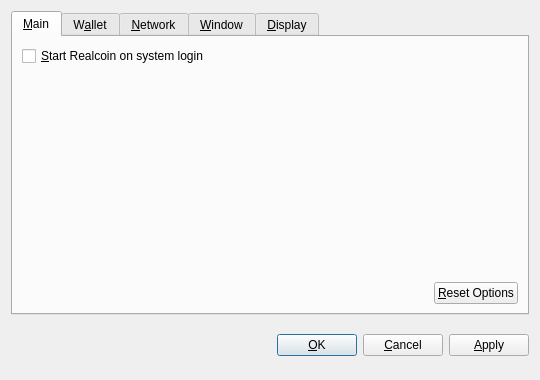
<?xml version="1.0" encoding="UTF-8"?>
<ui version="4.0">
 <class>OptionsDialog</class>
 <widget class="QDialog" name="OptionsDialog">
  <property name="geometry">
   <rect>
    <x>0</x>
    <y>0</y>
    <width>540</width>
    <height>380</height>
   </rect>
  </property>
  <property name="windowTitle">
   <string>Options</string>
  </property>
  <property name="modal">
   <bool>true</bool>
  </property>
  <layout class="QVBoxLayout" name="verticalLayout">
   <item>
    <widget class="QTabWidget" name="tabWidget">
     <property name="tabPosition">
      <enum>QTabWidget::North</enum>
     </property>
     <property name="currentIndex">
      <number>0</number>
     </property>
     <widget class="QWidget" name="tabMain">
      <attribute name="title">
       <string>&amp;Main</string>
      </attribute>
      <layout class="QVBoxLayout" name="verticalLayout_Main">
       <item>
        <widget class="QCheckBox" name="bitcoinAtStartup">
         <property name="toolTip">
          <string>Automatically start Realcoin after logging in to the system.</string>
         </property>
         <property name="text">
          <string>&amp;Start Realcoin on system login</string>
         </property>
        </widget>
       </item>
       <item>
        <spacer name="verticalSpacer_Main">
         <property name="orientation">
          <enum>Qt::Vertical</enum>
         </property>
         <property name="sizeHint" stdset="0">
          <size>
           <width>20</width>
           <height>40</height>
          </size>
         </property>
        </spacer>
       </item>
       <item>
        <layout class="QHBoxLayout" name="horizontalLayout_2_Main">
         <item>
          <spacer name="horizontalSpacer_2_Main">
           <property name="orientation">
            <enum>Qt::Horizontal</enum>
           </property>
           <property name="sizeHint" stdset="0">
            <size>
             <width>40</width>
             <height>20</height>
            </size>
           </property>
          </spacer>
         </item>
         <item>
          <widget class="QPushButton" name="resetButton">
           <property name="toolTip">
            <string>Reset all client options to default.</string>
           </property>
           <property name="text">
            <string>&amp;Reset Options</string>
           </property>
           <property name="autoDefault">
            <bool>false</bool>
           </property>
          </widget>
         </item>
        </layout>
       </item>
      </layout>
     </widget>
     <widget class="QWidget" name="tabWallet">
      <attribute name="title">
       <string>W&amp;allet</string>
      </attribute>
      <layout class="QVBoxLayout" name="verticalLayout_Network">
       <item>
        <widget class="QLabel" name="transactionFeeInfoLabel">
         <property name="text">
          <string>Optional transaction fee per kB that helps make sure your transactions are processed quickly. Most transactions are 1 kB.</string>
         </property>
         <property name="textFormat">
          <enum>Qt::PlainText</enum>
         </property>
         <property name="wordWrap">
          <bool>true</bool>
         </property>
        </widget>
       </item>
       <item>
        <layout class="QHBoxLayout" name="horizontalLayout_1_Main">
         <item>
          <widget class="QLabel" name="transactionFeeLabel">
           <property name="text">
            <string>Pay transaction &amp;fee</string>
           </property>
           <property name="textFormat">
            <enum>Qt::PlainText</enum>
           </property>
           <property name="buddy">
            <cstring>transactionFee</cstring>
           </property>
          </widget>
         </item>
         <item>
          <widget class="BitcoinAmountField" name="transactionFee"/>
         </item>
         <item>
          <spacer name="horizontalSpacer_1_Main">
           <property name="orientation">
            <enum>Qt::Horizontal</enum>
           </property>
           <property name="sizeHint" stdset="0">
            <size>
             <width>40</width>
             <height>20</height>
            </size>
           </property>
          </spacer>
         </item>
        </layout>
       </item>
       <item>
        <widget class="QLabel" name="label">
         <property name="text">
          <string>If you disable the spending of unconfirmed change, the change from a transaction cannot be used until that transaction has at least one confirmation. This also affects how your balance is computed.</string>
         </property>
         <property name="wordWrap">
          <bool>true</bool>
         </property>
        </widget>
       </item>
       <item>
        <widget class="QCheckBox" name="spendZeroConfChange">
         <property name="text">
          <string>Spend unconfirmed change  (experts only)</string>
         </property>
        </widget>
       </item>
       <item>
        <spacer name="verticalSpacer">
         <property name="orientation">
          <enum>Qt::Vertical</enum>
         </property>
         <property name="sizeHint" stdset="0">
          <size>
           <width>20</width>
           <height>40</height>
          </size>
         </property>
        </spacer>
       </item>
      </layout>
     </widget>
     <widget class="QWidget" name="tabNetwork">
      <attribute name="title">
       <string>&amp;Network</string>
      </attribute>
      <layout class="QVBoxLayout" name="verticalLayout_Network">
       <item>
        <widget class="QCheckBox" name="mapPortUpnp">
         <property name="toolTip">
          <string>Automatically open the Realcoin client port on the router. This only works when your router supports UPnP and it is enabled.</string>
         </property>
         <property name="text">
          <string>Map port using &amp;UPnP</string>
         </property>
        </widget>
       </item>
       <item>
        <widget class="QCheckBox" name="connectSocks">
         <property name="toolTip">
          <string>Connect to the Realcoin network through a SOCKS proxy (e.g. when connecting through Tor).</string>
         </property>
         <property name="text">
          <string>&amp;Connect through SOCKS proxy:</string>
         </property>
        </widget>
       </item>
       <item>
        <layout class="QHBoxLayout" name="horizontalLayout_Network">
         <item>
          <widget class="QLabel" name="proxyIpLabel">
           <property name="text">
            <string>Proxy &amp;IP:</string>
           </property>
           <property name="textFormat">
            <enum>Qt::PlainText</enum>
           </property>
           <property name="buddy">
            <cstring>proxyIp</cstring>
           </property>
          </widget>
         </item>
         <item>
          <widget class="QValidatedLineEdit" name="proxyIp">
           <property name="maximumSize">
            <size>
             <width>140</width>
             <height>16777215</height>
            </size>
           </property>
           <property name="toolTip">
            <string>IP address of the proxy (e.g. 127.0.0.1)</string>
           </property>
          </widget>
         </item>
         <item>
          <widget class="QLabel" name="proxyPortLabel">
           <property name="text">
            <string>&amp;Port:</string>
           </property>
           <property name="textFormat">
            <enum>Qt::PlainText</enum>
           </property>
           <property name="buddy">
            <cstring>proxyPort</cstring>
           </property>
          </widget>
         </item>
         <item>
          <widget class="QLineEdit" name="proxyPort">
           <property name="maximumSize">
            <size>
             <width>55</width>
             <height>16777215</height>
            </size>
           </property>
           <property name="toolTip">
            <string>Port of the proxy (e.g. 9050)</string>
           </property>
          </widget>
         </item>
         <item>
          <widget class="QLabel" name="socksVersionLabel">
           <property name="text">
            <string>SOCKS &amp;Version:</string>
           </property>
           <property name="textFormat">
            <enum>Qt::PlainText</enum>
           </property>
           <property name="buddy">
            <cstring>socksVersion</cstring>
           </property>
          </widget>
         </item>
         <item>
          <widget class="QValueComboBox" name="socksVersion">
           <property name="toolTip">
            <string>SOCKS version of the proxy (e.g. 5)</string>
           </property>
          </widget>
         </item>
         <item>
          <spacer name="horizontalSpacer_Network">
           <property name="orientation">
            <enum>Qt::Horizontal</enum>
           </property>
           <property name="sizeHint" stdset="0">
            <size>
             <width>40</width>
             <height>20</height>
            </size>
           </property>
          </spacer>
         </item>
        </layout>
       </item>
       <item>
        <spacer name="verticalSpacer_Network">
         <property name="orientation">
          <enum>Qt::Vertical</enum>
         </property>
         <property name="sizeHint" stdset="0">
          <size>
           <width>20</width>
           <height>40</height>
          </size>
         </property>
        </spacer>
       </item>
      </layout>
     </widget>
     <widget class="QWidget" name="tabWindow">
      <attribute name="title">
       <string>&amp;Window</string>
      </attribute>
      <layout class="QVBoxLayout" name="verticalLayout_Window">
       <item>
        <widget class="QCheckBox" name="minimizeToTray">
         <property name="toolTip">
          <string>Show only a tray icon after minimizing the window.</string>
         </property>
         <property name="text">
          <string>&amp;Minimize to the tray instead of the taskbar</string>
         </property>
        </widget>
       </item>
       <item>
        <widget class="QCheckBox" name="minimizeOnClose">
         <property name="toolTip">
          <string>Minimize instead of exit the application when the window is closed. When this option is enabled, the application will be closed only after selecting Quit in the menu.</string>
         </property>
         <property name="text">
          <string>M&amp;inimize on close</string>
         </property>
        </widget>
       </item>
       <item>
        <spacer name="verticalSpacer_Window">
         <property name="orientation">
          <enum>Qt::Vertical</enum>
         </property>
         <property name="sizeHint" stdset="0">
          <size>
           <width>20</width>
           <height>40</height>
          </size>
         </property>
        </spacer>
       </item>
      </layout>
     </widget>
     <widget class="QWidget" name="tabDisplay">
      <attribute name="title">
       <string>&amp;Display</string>
      </attribute>
      <layout class="QVBoxLayout" name="verticalLayout_Display">
       <item>
        <layout class="QHBoxLayout" name="horizontalLayout_1_Display">
         <item>
          <widget class="QLabel" name="langLabel">
           <property name="text">
            <string>User Interface &amp;language:</string>
           </property>
           <property name="textFormat">
            <enum>Qt::PlainText</enum>
           </property>
           <property name="buddy">
            <cstring>lang</cstring>
           </property>
          </widget>
         </item>
         <item>
          <widget class="QValueComboBox" name="lang">
           <property name="toolTip">
            <string>The user interface language can be set here. This setting will take effect after restarting Realcoin.</string>
           </property>
          </widget>
         </item>
        </layout>
       </item>
       <item>
        <layout class="QHBoxLayout" name="horizontalLayout_2_Display">
         <item>
          <widget class="QLabel" name="unitLabel">
           <property name="text">
            <string>&amp;Unit to show amounts in:</string>
           </property>
           <property name="textFormat">
            <enum>Qt::PlainText</enum>
           </property>
           <property name="buddy">
            <cstring>unit</cstring>
           </property>
          </widget>
         </item>
         <item>
          <widget class="QValueComboBox" name="unit">
           <property name="toolTip">
            <string>Choose the default subdivision unit to show in the interface and when sending coins.</string>
           </property>
          </widget>
         </item>
        </layout>
       </item>
       <item>
        <widget class="QCheckBox" name="displayAddresses">
         <property name="toolTip">
          <string>Whether to show Realcoin addresses in the transaction list or not.</string>
         </property>
         <property name="text">
          <string>&amp;Display addresses in transaction list</string>
         </property>
        </widget>
       </item>
       <item>
        <widget class="QCheckBox" name="coinControlFeatures">
         <property name="toolTip">
          <string>Whether to show coin control features or not.</string>
         </property>
         <property name="text">
          <string>Display coin &amp;control features (experts only!)</string>
         </property>
        </widget>
       </item>
       <item>
        <spacer name="verticalSpacer_Display">
         <property name="orientation">
          <enum>Qt::Vertical</enum>
         </property>
         <property name="sizeHint" stdset="0">
          <size>
           <width>20</width>
           <height>40</height>
          </size>
         </property>
        </spacer>
       </item>
      </layout>
     </widget>
    </widget>
   </item>
   <item>
    <layout class="QHBoxLayout" name="horizontalLayout_Buttons">
     <item>
      <spacer name="horizontalSpacer_1">
       <property name="orientation">
        <enum>Qt::Horizontal</enum>
       </property>
       <property name="sizeHint" stdset="0">
        <size>
         <width>40</width>
         <height>48</height>
        </size>
       </property>
      </spacer>
     </item>
     <item>
      <widget class="QLabel" name="statusLabel">
       <property name="font">
        <font>
         <weight>75</weight>
         <bold>true</bold>
        </font>
       </property>
       <property name="text">
        <string/>
       </property>
       <property name="textFormat">
        <enum>Qt::PlainText</enum>
       </property>
       <property name="wordWrap">
        <bool>true</bool>
       </property>
      </widget>
     </item>
     <item>
      <spacer name="horizontalSpacer_2">
       <property name="orientation">
        <enum>Qt::Horizontal</enum>
       </property>
       <property name="sizeHint" stdset="0">
        <size>
         <width>40</width>
         <height>48</height>
        </size>
       </property>
      </spacer>
     </item>
     <item>
      <widget class="QPushButton" name="okButton">
       <property name="text">
        <string>&amp;OK</string>
       </property>
      </widget>
     </item>
     <item>
      <widget class="QPushButton" name="cancelButton">
       <property name="text">
        <string>&amp;Cancel</string>
       </property>
       <property name="autoDefault">
        <bool>false</bool>
       </property>
      </widget>
     </item>
     <item>
      <widget class="QPushButton" name="applyButton">
       <property name="text">
        <string>&amp;Apply</string>
       </property>
       <property name="autoDefault">
        <bool>false</bool>
       </property>
      </widget>
     </item>
    </layout>
   </item>
  </layout>
 </widget>
 <customwidgets>
  <customwidget>
   <class>BitcoinAmountField</class>
   <extends>QSpinBox</extends>
   <header>bitcoinamountfield.h</header>
  </customwidget>
  <customwidget>
   <class>QValueComboBox</class>
   <extends>QComboBox</extends>
   <header>qvaluecombobox.h</header>
  </customwidget>
  <customwidget>
   <class>QValidatedLineEdit</class>
   <extends>QLineEdit</extends>
   <header>qvalidatedlineedit.h</header>
  </customwidget>
 </customwidgets>
 <resources/>
 <connections/>
</ui>
